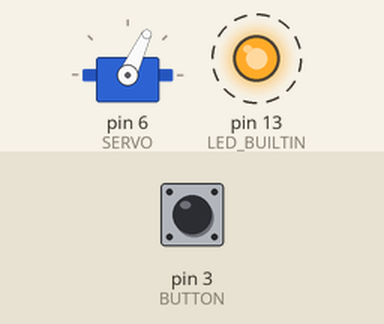
A sketch run on a simulated Arduino Uno, built with avr-gcc and run on an emulated ATmega328P. Shown: servo, output pins drawn as LEDs (lit = HIGH). Dashed ring = blinking. Inputs (shaded band) come from the test bench; at power-on: pin 3 (BUTTON) HIGH.

Above: at 1.2 s.
1.3 s: pin 3 (BUTTON) pulled LOW for 0.15 s
At 2.9 s:
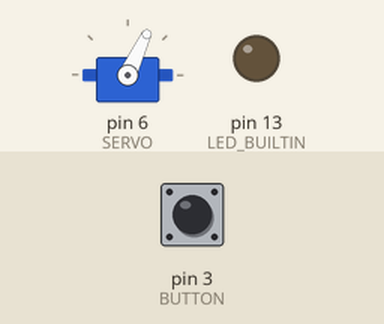
3.6 s: pin 3 (BUTTON) pulled LOW for 1 s
At 4.38 s:
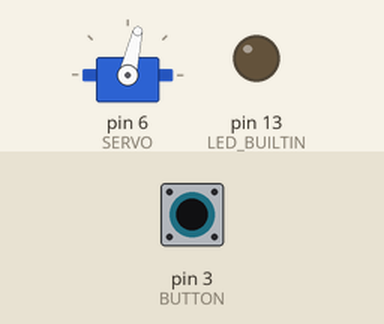
Timing chart, 0 to 6.6 s (numbered marks = the images above; inputs shaded):
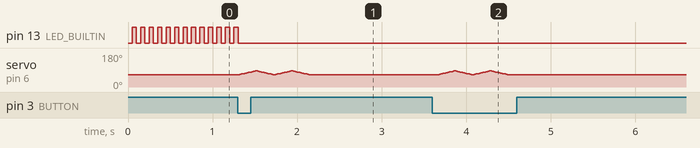

The sketch:

Arduino-Fish-Feeder.ino
```cpp
/*
  Automating fish feeder
  2017/06/19
  Alfredo Rius
  alfredo.rius@gmail.com
*/

#include <Servo.h>

#define FEED_PERIOD (unsigned long)12*60*60 //Every 12 hours
#define FEED_INITIAL_PERIOD 10 //10 Seconds to avoid hot start

#define SERVO_MAX 85
#define SERVO_MIN 65

#define SERVO 6

#define BUTTON 3


Servo servo;
uint8_t feed_state = 0;
unsigned long time_elapsed;
unsigned long time_left;

uint8_t led_counter;
uint8_t tmp;

void setup() {

  // Start Servo
  servo.attach(SERVO);
  // Set servo in a defined location
  servo.write(SERVO_MIN);

  // Button
  pinMode(BUTTON, INPUT_PULLUP);
  attachInterrupt(digitalPinToInterrupt(BUTTON), set_feed_state, FALLING);

  // Time indicator
  pinMode(LED_BUILTIN, OUTPUT);

  // Initial period
  reset_timer(FEED_INITIAL_PERIOD);
}

void loop() {
  if(feed_state){
    feed(2,10);
  }
  time_elapsed = time_left - millis();
  if(time_elapsed > FEED_PERIOD*(unsigned long)1000){
    feed_state = 1;
  }
  delay(50);

  // Just a simple time indicator, will blink faster when
  // feed time is near
  tmp = time_elapsed/(60*60)/1000;
  if(led_counter >= tmp*20){
    led_counter = 0;
    digitalWrite(LED_BUILTIN,!digitalRead(LED_BUILTIN));
  }
  led_counter ++;
}

void set_feed_state(){
  feed_state = 1;
}

void feed(int times, int d){
  int pos,i;

  // Reset everything
  feed_state = 0;
  reset_timer(FEED_PERIOD);
  led_counter = 0;

  // Feed fish
  for(i=0;i<times;i++){
    for (pos = SERVO_MIN; pos <= SERVO_MAX; pos += 1) { // goes from 0 degrees to 180 degrees
      // in steps of 1 degree
      servo.write(pos);              // tell servo to go to position in variable 'pos'
      delay(d);                       // waits 15ms for the servo to reach the position
    }
    for (pos = SERVO_MAX; pos >= SERVO_MIN; pos -= 1) { // goes from 180 degrees to 0 degrees
      servo.write(pos);              // tell servo to go to position in variable 'pos'
      delay(d);                       // waits 15ms for the servo to reach the position
    }
  }
}


void reset_timer(long seconds){
  time_left = millis()+(seconds*1000);
}
```

Measured:
- by itself, pin 13 (LED_BUILTIN): alternates HIGH for 0.05 s and LOW for 0.05 s
